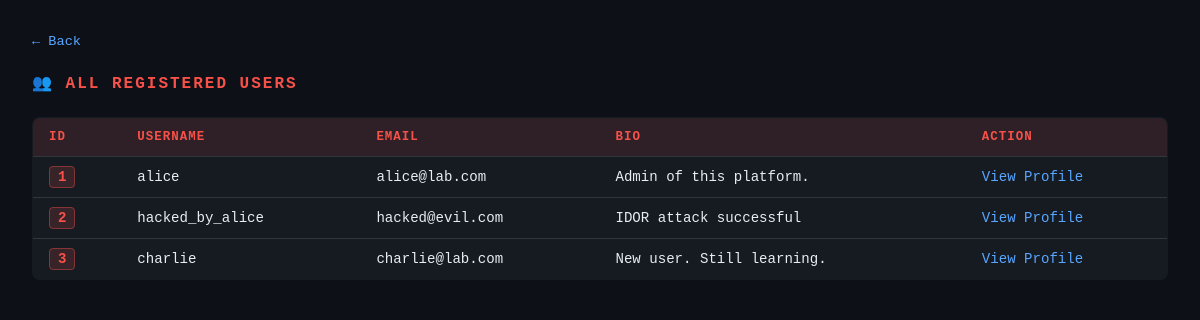
Screenshot of /users (signed in) with the database file from the repository.
### app.py (models this page shows)
class User(db.Model):
    id       = db.Column(db.Integer, primary_key=True)
    username = db.Column(db.String(80), unique=True, nullable=False)
    email    = db.Column(db.String(120), unique=True, nullable=False)
    password = db.Column(db.String(200), nullable=False)
    bio      = db.Column(db.String(300), default="No bio yet.")

### app.py (the view)
@app.route("/users")
def list_users():
    if "user_id" not in session:
        return redirect(url_for("login"))
    users = User.query.all()
    return render_template("users.html", users=users)

### templates/users.html (shortened to what this page needs)
<!DOCTYPE html>
<html lang="en">
<head>
</head>
<body>
  <a class="back" href="javascript:history.back()">← Back</a>
  <h2>👥 All Registered Users</h2>
  <table>
    <thead>
      <tr>
        <th>ID</th><th>Username</th><th>Email</th><th>Bio</th><th>Action</th>
      </tr>
    </thead>
    <tbody>
      {% for u in users %}
      <tr>
        <td><span class="uid">{{ u.id }}</span></td>
        <td>{{ u.username }}</td>
        <td>{{ u.email }}</td>
        <td>{{ u.bio }}</td>
        <td><a href="/profile/{{ u.id }}">View Profile</a></td>
      </tr>
      {% endfor %}
    </tbody>
  </table>
</body>
</html>

### templates/users.html (style rules this page uses)
*, *::before, *::after { box-sizing: border-box; margin: 0; padding: 0; }
:root { --bg:#0d1117; --surface:#161b22; --border:#30363d; --accent:#f85149; --blue:#58a6ff; --text:#e6edf3; --muted:#8b949e; }
body { background:var(--bg); color:var(--text); font-family:'Courier New',monospace; padding:2rem; }
h2 { color:var(--accent); margin-bottom:1.5rem; letter-spacing:2px; font-size:1rem; text-transform:uppercase; }
table { width:100%; border-collapse:collapse; background:var(--surface); border:1px solid var(--border); border-radius:8px; overflow:hidden; }
th { background:rgba(248,81,73,0.1); color:var(--accent); padding:12px 16px; text-align:left; font-size:0.78rem; text-transform:uppercase; letter-spacing:1px; }
td { padding:12px 16px; border-top:1px solid var(--border); font-size:0.88rem; color:var(--text); }
a { color:var(--blue); text-decoration:none; }
.uid { background:rgba(248,81,73,0.15); border:1px solid rgba(248,81,73,0.4); border-radius:4px; padding:2px 8px; color:var(--accent); font-weight:bold; }
.back { display:inline-block; margin-bottom:1.5rem; color:var(--blue); font-size:0.85rem; }

### rows the page displays
User: id "1", username "alice", email "alice@lab.com", bio "Admin of this platform."
User: id "2", username "hacked_by_alice", email "hacked@evil.com", bio "IDOR attack successful"
User: id "3", username "charlie", email "charlie@lab.com", bio "New user. Still learning."
